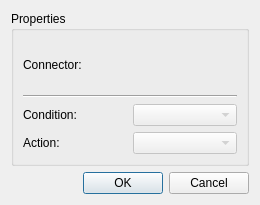
<?xml version="1.0" encoding="UTF-8"?>
<ui version="4.0">
 <class>QnstGraphicsLinkForm</class>
 <widget class="QDialog" name="QnstGraphicsLinkForm">
  <property name="geometry">
   <rect>
    <x>0</x>
    <y>0</y>
    <width>260</width>
    <height>205</height>
   </rect>
  </property>
  <property name="windowTitle">
   <string>New Link</string>
  </property>
  <layout class="QGridLayout" name="gridLayout">
   <item row="1" column="0">
    <widget class="QDialogButtonBox" name="buttonBox">
     <property name="orientation">
      <enum>Qt::Horizontal</enum>
     </property>
     <property name="standardButtons">
      <set>QDialogButtonBox::Cancel|QDialogButtonBox::Ok</set>
     </property>
    </widget>
   </item>
   <item row="0" column="0">
    <widget class="QGroupBox" name="gpLink">
     <property name="title">
      <string>Properties</string>
     </property>
     <layout class="QGridLayout" name="gridLayout_2">
      <item row="0" column="0">
       <widget class="QLabel" name="lbConnector">
        <property name="text">
         <string>Connector:</string>
        </property>
       </widget>
      </item>
      <item row="2" column="0">
       <widget class="QLabel" name="lbCondition">
        <property name="enabled">
         <bool>true</bool>
        </property>
        <property name="text">
         <string>Condition:</string>
        </property>
       </widget>
      </item>
      <item row="2" column="1">
       <widget class="QComboBox" name="cbCondition">
        <property name="enabled">
         <bool>false</bool>
        </property>
       </widget>
      </item>
      <item row="3" column="0">
       <widget class="QLabel" name="lbAction">
        <property name="enabled">
         <bool>true</bool>
        </property>
        <property name="text">
         <string>Action:</string>
        </property>
       </widget>
      </item>
      <item row="3" column="1">
       <widget class="QComboBox" name="cbAction">
        <property name="enabled">
         <bool>false</bool>
        </property>
       </widget>
      </item>
      <item row="1" column="0" colspan="2">
       <widget class="Line" name="line">
        <property name="orientation">
         <enum>Qt::Horizontal</enum>
        </property>
       </widget>
      </item>
     </layout>
    </widget>
   </item>
  </layout>
 </widget>
 <resources/>
 <connections>
  <connection>
   <sender>buttonBox</sender>
   <signal>accepted()</signal>
   <receiver>QnstGraphicsLinkForm</receiver>
   <slot>accept()</slot>
   <hints>
    <hint type="sourcelabel">
     <x>248</x>
     <y>254</y>
    </hint>
    <hint type="destinationlabel">
     <x>157</x>
     <y>274</y>
    </hint>
   </hints>
  </connection>
  <connection>
   <sender>buttonBox</sender>
   <signal>rejected()</signal>
   <receiver>QnstGraphicsLinkForm</receiver>
   <slot>reject()</slot>
   <hints>
    <hint type="sourcelabel">
     <x>316</x>
     <y>260</y>
    </hint>
    <hint type="destinationlabel">
     <x>286</x>
     <y>274</y>
    </hint>
   </hints>
  </connection>
 </connections>
</ui>
